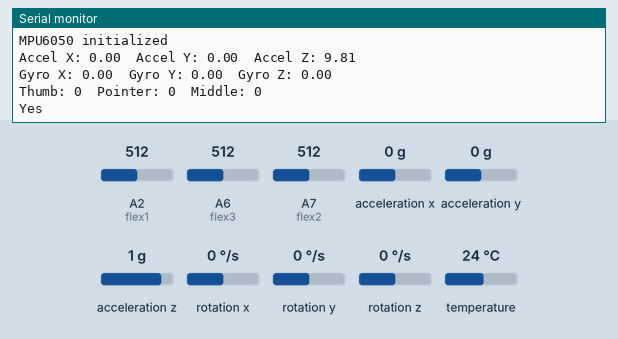
Bench run of a sketch on a simulated Arduino Leonardo, built with avr-gcc and run on an emulated ATmega32U4. On the bench: the last lines printed to the serial monitor. The inputs (shaded band) are chosen by the test bench; at power-on: acceleration x 0 g, A2 (flex1) = 512, A7 (flex2) = 512, A6 (flex3) = 512, acceleration y 0 g, acceleration z 1 g, rotation x 0 °/s, rotation y 0 °/s, rotation z 0 °/s, temperature 24 °C. EEPROM starts erased.

Above: at 17.7 s.
17.8 s: acceleration x set to -1.4 g
At 20.4 s:
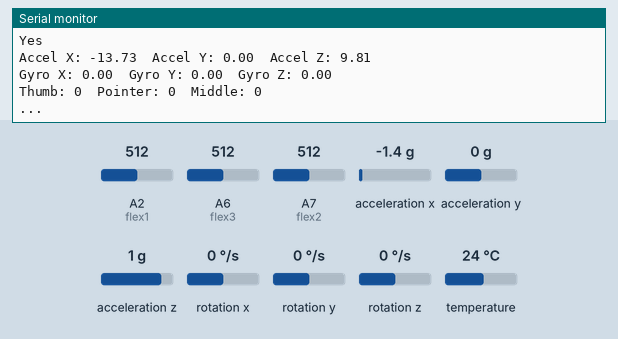
23.1 s: acceleration x set to -0.8 g
At 26.7 s:
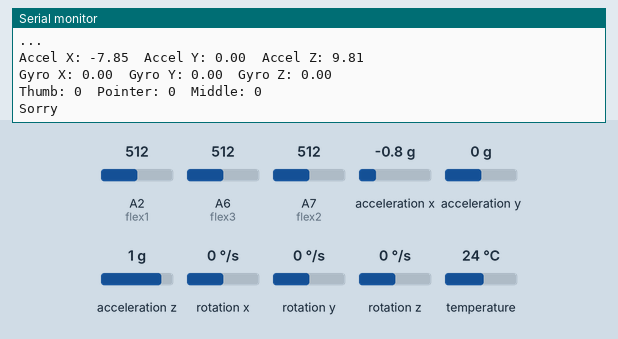
27.0 s: A2 (flex1) set to 505
28.5 s: A7 (flex2) set to 390
At 29.3 s:
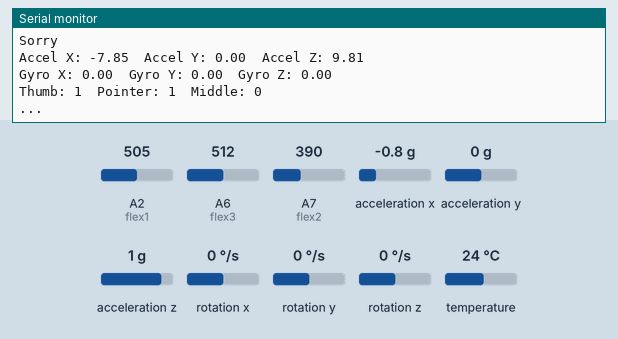
30.0 s: A6 (flex3) set to 390
31.5 s: acceleration y set to -1.4 g
At 31.9 s:
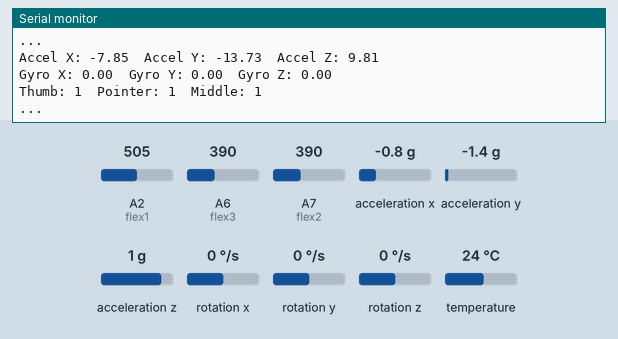
Timing chart, 0 to 34.0 s (numbered marks = the images above; inputs shaded):
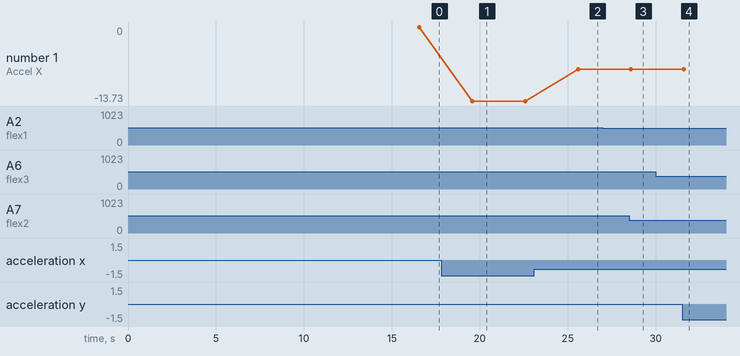

Measured:
- after the input at 17.8 s, the serial monitor: prints a new line after 1.8 s (image 1)
- after the input at 23.1 s, the serial monitor: prints a new line after 2.5 s (image 2)
- after the input at 28.5 s, the serial monitor: prints a new line after 0.10 s (image 3)
- after the input at 31.5 s, the serial monitor: prints a new line after 0.10 s (image 4)
- plotted number 1: 0 → -13.73 after the input at 17.8 s, -13.73 → -7.85 after the input at 23.1 s

The sketch:

without_bluetooth_connection.ino
```cpp
#include <EEPROM.h> // EEPROM library
#include <Wire.h>   // I2C for communication
#include <Adafruit_MPU6050.h> // Adafruit MPU6050 library
#include <Adafruit_Sensor.h>  // Base sensor class

const int flex1 = A2;
const int flex2 = A7;
const int flex3 = A6;

// EEPROM addresses
const int minAddress = 0;
const int maxAddress = 4;

// Calibration values
int flexMin = 1023;
int flexMax = 0;

// MPU6050 object
Adafruit_MPU6050 mpu;

// Sensor data
float ax, ay, az;
float gx, gy, gz;

void setup() {
  // Start serial communication
  Serial.begin(9600);
  delay(1500);

  // Read calibration values from EEPROM
  flexMin = EEPROM.read(minAddress) | (EEPROM.read(minAddress + 1) << 8);
  flexMax = EEPROM.read(maxAddress) | (EEPROM.read(maxAddress + 1) << 8);

  // Check for valid calibration values
  if (flexMin == 0xFFFF || flexMax == 0xFFFF || flexMin >= flexMax) {
    Serial.println("No valid calibration found, restarting...");
    delay(5000); // Wait before recalibration
    calibrateSensors();
  } else {
    Serial.print("Calibration loaded from EEPROM! Min: ");
    Serial.print(flexMin);
    Serial.print(", Max: ");
    Serial.println(flexMax);
  }

  // Initialize MPU6050
  while (!Serial)
    delay(10); // for Leonardo/Micro only

  if (!mpu.begin()) {
    Serial.println("Failed to find MPU6050 sensor.");
    while (1)
      delay(10);
  }

  // Set accelerometer range to ±2g
  mpu.setAccelerometerRange(MPU6050_RANGE_2_G);

  // Set gyroscope range to ±250 degrees per second
  mpu.setGyroRange(MPU6050_RANGE_250_DEG);

  // Set filter bandwidth
  mpu.setFilterBandwidth(MPU6050_BAND_21_HZ);

  Serial.println("MPU6050 initialized");
}

void loop() {
  // Read flex sensor data and map to a range
  int rawThumb = analogRead(flex1);
  int rawPointer = analogRead(flex2);
  int rawMiddle = analogRead(flex3);

  // Map values from raw data to a range (0-1000)
  int thumb = map(rawThumb, flexMin, flexMax, 0, 1000);
  int pointer = map(rawPointer, flexMin, flexMax, 0, 1000);
  int middle = map(rawMiddle, flexMin, flexMax, 0, 1000);

  // Constrain the values to the range [0, 1000]
  thumb = constrain(thumb, 0, 1000);
  pointer = constrain(pointer, 0, 1000);
  middle = constrain(middle, 0, 1000);

  // Read MPU6050 data
  sensors_event_t a, g, temp;
  mpu.getEvent(&a, &g, &temp);

  // Print MPU6050 data
  Serial.print("Accel X: ");
  Serial.print(a.acceleration.x);
  Serial.print("\tAccel Y: ");
  Serial.print(a.acceleration.y);
  Serial.print("\tAccel Z: ");
  Serial.println(a.acceleration.z);

  Serial.print("Gyro X: ");
  Serial.print(g.gyro.x);
  Serial.print("\tGyro Y: ");
  Serial.print(g.gyro.y);
  Serial.print("\tGyro Z: ");
  Serial.println(g.gyro.z);

  // Print flex sensor data
  Serial.print("Thumb: ");
  Serial.print(thumb);
  Serial.print("\tPointer: ");
  Serial.print(pointer);
  Serial.print("\tMiddle: ");
  Serial.println(middle);

  // Gesture detection using flex sensors and MPU6050
  if (thumb == 1000 && pointer == 0 && middle == 0) {
    Serial.println("Thumbs Up");
  }
  else if ((thumb <= 800 && thumb >= 600) && pointer == 0 && middle == 0) {
  Serial.println("call me");
  }
  else if (thumb >= 800 && pointer >= 800 && middle == 0) {
    Serial.println("I Love You");
  }
  else if ( a.acceleration.x >= -2 && thumb == 0 && pointer == 0 && middle == 0) {
    Serial.println("Yes");
  }
  else if (a.acceleration.y < 2 && thumb == 0 && (pointer >= 400 && pointer <= 800) && middle == 0) {
    Serial.println("Time");
  }
  else if (a.acceleration.z > 0 && thumb <= 400 && pointer >= 800 && middle >= 800) {
  Serial.println("Victory");
  }
  else if (a.acceleration.z < 0 && thumb == 0 && pointer >= 600 && (middle >= 400 && middle <= 800)) {
    Serial.println("See");
  }
  else if (a.acceleration.y < 10.00 && a.acceleration.y > 4.00 && a.acceleration.z < 1.00 && a.acceleration.z > -10.00 && thumb >= 600 && pointer >= 600 && middle >= 600) {
    Serial.println("Thank You");
  }
  else if (a.acceleration.x < -5 && a.acceleration.x > -11 && thumb == 0 && pointer == 0 && middle == 0) {
    Serial.println("Sorry");
}

  else {
    Serial.println("...");
  }

  delay(3000); // Wait for 2 seconds
}

// Calibration function
void calibrateSensors() {
  Serial.println("Flex sensor calibration starting...");
  Serial.println("Bend the sensors to their minimum and maximum positions.");
  delay(5000);

  // Calibration loop
  flexMin = 1023;
  flexMax = 0;
  for (int i = 0; i < 100; i++) {
    int thumb = analogRead(flex1);
    int pointer = analogRead(flex2);
    int middle = analogRead(flex3);

    if (thumb < flexMin) flexMin = thumb;
    if (pointer < flexMin) flexMin = pointer;
    if (middle < flexMin) flexMin = middle;

    if (thumb > flexMax) flexMax = thumb;
    if (pointer > flexMax) flexMax = pointer;
    if (middle > flexMax) flexMax = middle;

    delay(50);
  }

  Serial.print("New calibration completed! Min: ");
  Serial.print(flexMin);
  Serial.print(", Max: ");
  Serial.println(flexMax);

  // Save calibration to EEPROM
  EEPROM.write(minAddress, flexMin & 0xFF);
  EEPROM.write(minAddress + 1, (flexMin >> 8) & 0xFF);
  EEPROM.write(maxAddress, flexMax & 0xFF);
  EEPROM.write(maxAddress + 1, (flexMax >> 8) & 0xFF);

  Serial.println("Calibration saved to EEPROM!");
}
```
